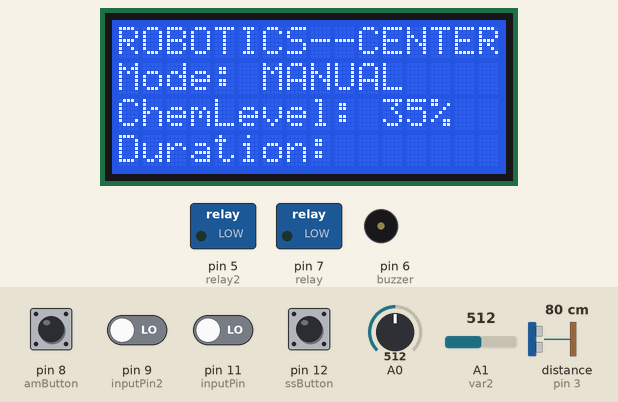
Recording of a sketch running on a simulated Arduino Uno, built with avr-gcc and run on an emulated ATmega328P. Shown: 16×4 character LCD, switched loads named in the sketch (green lamp = pin HIGH), buzzer (waves = sounding, pin HIGH). Wiring (inferred from the names in the program): ultrasonic range finder: trigger pin 4; echo pin 3. The test bench sets the inputs (shaded band); at power-on: pin 8 (amButton), pin 9 (inputPin2), pin 11 (inputPin), pin 12 (ssButton) LOW, distance to the obstacle (sensor on pin 3) 80 cm, A0 = 512, A1 (var2) = 512. The echo pulse lasts 58.3 µs per cm; pins used as bus, display or sensor lines are not drawn; what the sketch prints to the serial monitor is not drawn.

Above: at 2.3 s.
2.4 s: distance to the obstacle (sensor on pin 3) set to 250 cm
At 3.9 s:
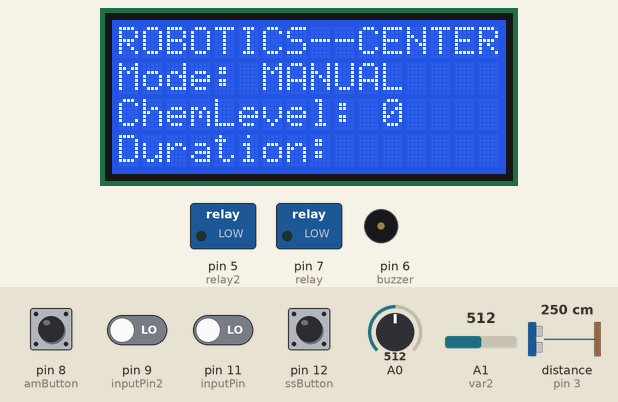
4.3 s: pin 8 (amButton) pulled HIGH for 1 s
At 6.5 s:
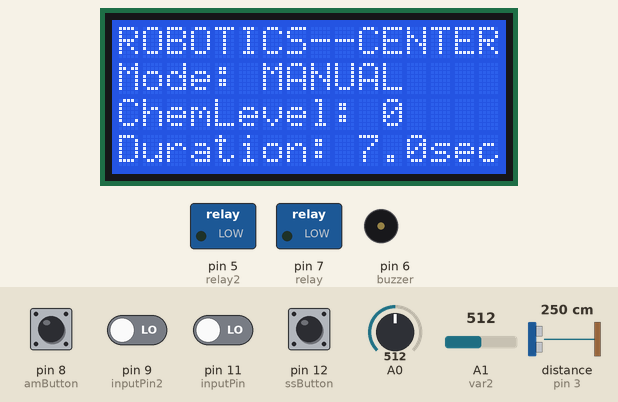
6.8 s: distance to the obstacle (sensor on pin 3) set to 2 cm
At 7.5 s:
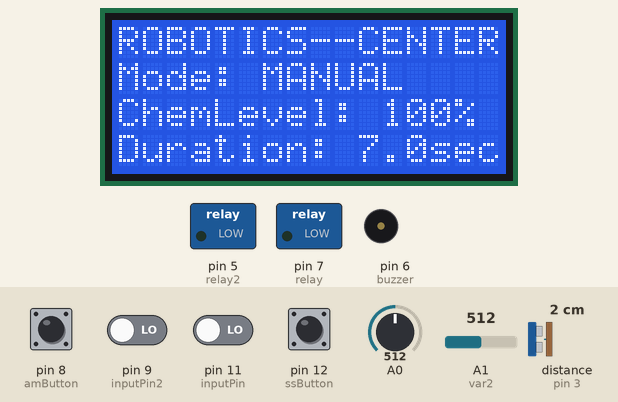
8.5 s: pin 8 (amButton) pulled HIGH for 1 s
At 9.3 s:
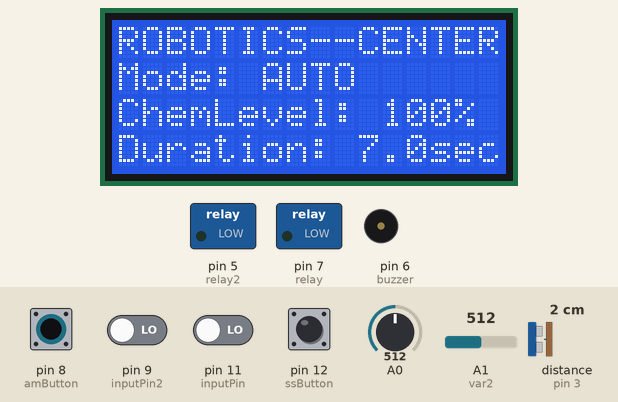
11.0 s: A0 set to 306
At 12.7 s:
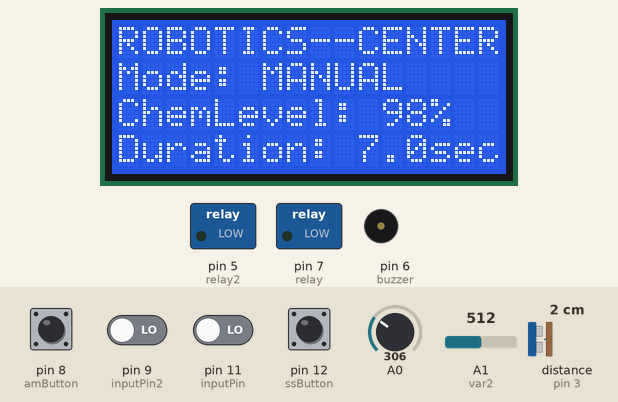
13.5 s: A0 set to 230
At 14.5 s:
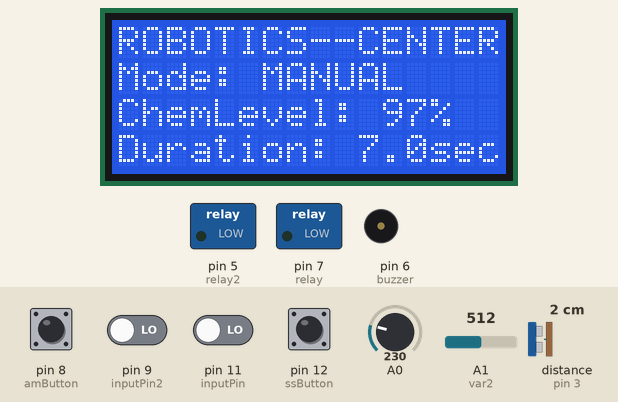
Timing chart, 0 to 16.1 s (numbered marks = the images above; inputs shaded):
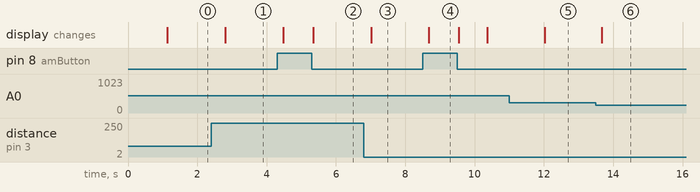

Measured:
- after the input at 2.4 s, the display: changes after 0.40 s (image 1)
- after the input at 4.3 s, the display: first changes after 0.19 s (image 2 shows a later state)
- after the input at 6.8 s, the display: changes after 0.21 s (image 3)
- after the input at 8.5 s, the display: changes after 0.17 s (image 4)
- after the input at 11.0 s, the display: changes after 1.0 s (image 5)
- after the input at 13.5 s, the display: changes after 0.17 s (image 6)

The sketch:

COVID-19_Motion_sensor_project.ino
```cpp
#include <LiquidCrystal_I2C.h>
LiquidCrystal_I2C lcd = LiquidCrystal_I2C(0x27, 16, 4);

int relayPin = 7;                // choose the pin for the Relay Pin

int inputPin = 11;               // choose the input pin (for PIR sensor)
int inputPin2 = 9;               // choose the input pin (for PIR sensor 02)
const int relay = 7;
int pirState = LOW;             // we start, assuming no motion detected
int val = 0;                    // variable for reading the pin status
int val2 = 0;                    // variable for reading the pin status
const unsigned long minInterval = 4000;           // interval at which to blink (milliseconds)
const unsigned long maxInterval = 10000;           // interval at which to blink (milliseconds)

// Buttons and state
int amButton = 8;
int ssButton = 12;
int ambuttonState = LOW;
int ssbuttonState = LOW;

// Lights
int relay2 = 5;
int buzzer = 6;

//variable resistors
int var1 = A0;
int var2 = A1;

//ultrasonic sensor one
const int trigPin3 = 4;    // Trigger
const int echoPin3 = 3;    // Echo
int distance3;
float duration3;
int state3;
int percentage;
int pot,pot_map;
int val4,val5;
float val6;
char float_str[8];
char line0[21];

void setup() {
  // put your setup code here, to run once:
  pinMode(relay, OUTPUT);      // declare Relay as output
  pinMode(relay2, OUTPUT);
  pinMode(inputPin, INPUT);     // declare sensor as input
  pinMode(inputPin2, INPUT);
  pinMode(amButton, INPUT);
  pinMode(ssButton, INPUT);
  pinMode(trigPin3, OUTPUT);
  pinMode(echoPin3, INPUT);
  pinMode(buzzer, OUTPUT);
  digitalWrite(relay, LOW);
  digitalWrite(relay2, LOW);
  digitalWrite(buzzer, LOW);

  Serial.begin(9600);
  // LCD
  lcd.init();
  lcd.backlight();
  lcd.setCursor(0, 0);
  lcd.print("ROBOTICS--CENTER");
  lcd.setCursor(0, 1);
  lcd.print("Mode: ");
  lcd.setCursor(-4, 2);
  lcd.print("ChemLevel: ");
  lcd.setCursor(-4, 3);
  lcd.print("Duration: ");
  delay(1000);
}

void loop() {
  chemLevel();
  ambuttonState = digitalRead(amButton);
  if(ambuttonState == HIGH){
    lcd.setCursor(6, 1);
    lcd.print("      ");
    lcd.setCursor(6, 1);
    lcd.print("AUTO");
    val = digitalRead(inputPin);  // read input value
    val2 = digitalRead(inputPin2);  // read input value
    val4 = analogRead(var2);
    val5 = map(val4,0,1023,minInterval,maxInterval);
    val6 = val5/1000;
//    dtostrf(val6,4,2,float_str);
//    Serial.println(val6);
//    sprintf(line0, "Temp: %-7sC", float_str);
    lcd.setCursor(6, 3);
    lcd.print("      ");
    lcd.setCursor(6, 3);
    lcd.print(val6, 1);
    lcd.setCursor(9, 3);
    lcd.print("sec");
    if (val == HIGH && percentage < 11) {
      digitalWrite(buzzer, HIGH);
      delay(50);
      digitalWrite(buzzer, LOW);
      delay(50);
      digitalWrite(relay, HIGH);
      digitalWrite(relay2, HIGH);
      delay(val6);

      digitalWrite(relay, LOW);
      digitalWrite(relay2, LOW);
      delay(10);
      while(val2 == LOW){
        val2 = digitalRead(inputPin2);// read input value
        delay(10);
      }
      digitalWrite(buzzer, HIGH);
      delay(50);
      digitalWrite(buzzer, LOW);
      delay(50);
    }
  }
  else{
    lcd.setCursor(6, 1);
    lcd.print("      ");
    lcd.setCursor(6, 1);
    lcd.print("MANUAL");
    ssbuttonState = digitalRead(ssButton);
    if(ssbuttonState == HIGH && percentage < 11){
      digitalWrite(buzzer, HIGH);
      digitalWrite(relay, HIGH);
      digitalWrite(relay2, HIGH);
    }
    else{
      digitalWrite(buzzer, LOW);
      digitalWrite(relay, LOW);
      digitalWrite(relay2, LOW);
      delay(800);
    }
  }
}
void chemLevel(){
  digitalWrite(trigPin3, HIGH);
  delayMicroseconds(10);
  digitalWrite(trigPin3, LOW);

  duration3 = pulseIn(echoPin3, HIGH);
  distance3 = duration3 * 0.034 / 2;

  pot = analogRead(A0);
  pot_map = map(pot,0,1023,0,240);
  if(distance3>0 && distance3<240 && pot_map>=distance3){
    percentage = map(distance3,0,pot_map,100,0);
    lcd.setCursor(7, 2);
    lcd.print("      ");
    lcd.setCursor(7, 2);
    lcd.print(percentage);
    lcd.print("%");
  }
  else{
    Serial.println("Container Max-Height Exceeded");
    percentage = 0;
    lcd.setCursor(7, 2);
    lcd.print("      ");
    lcd.setCursor(7, 2);
    lcd.print(percentage);
  }
}
```
